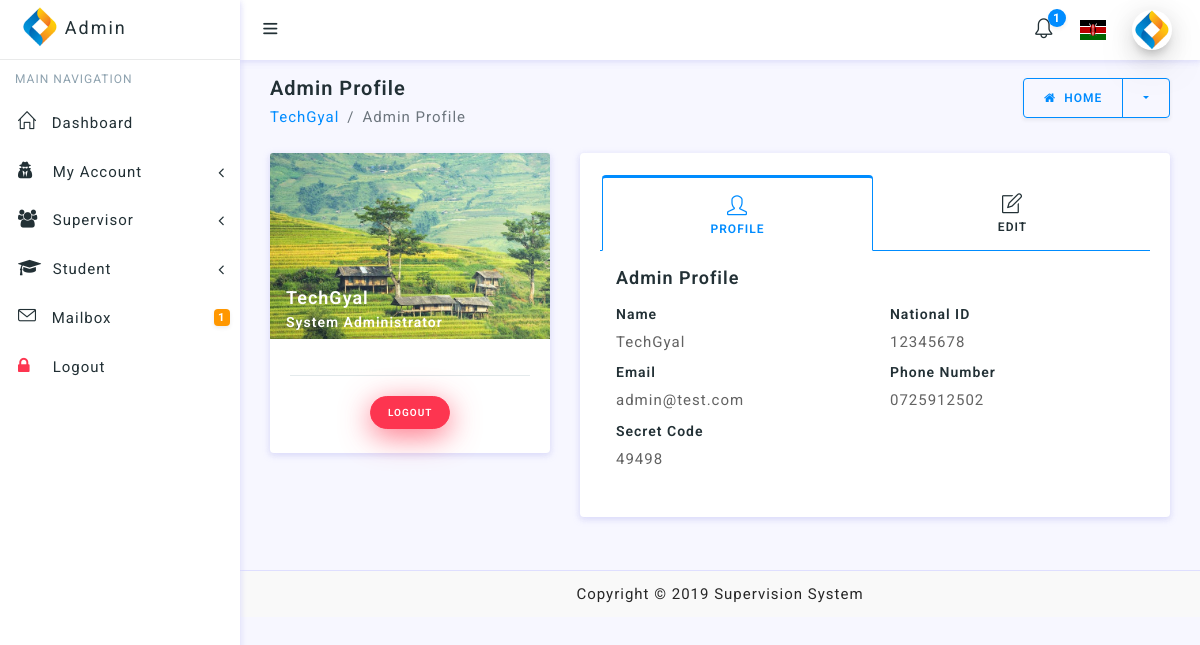
Before: /admin/dashboard/profile.php (signed in) with the older database file.
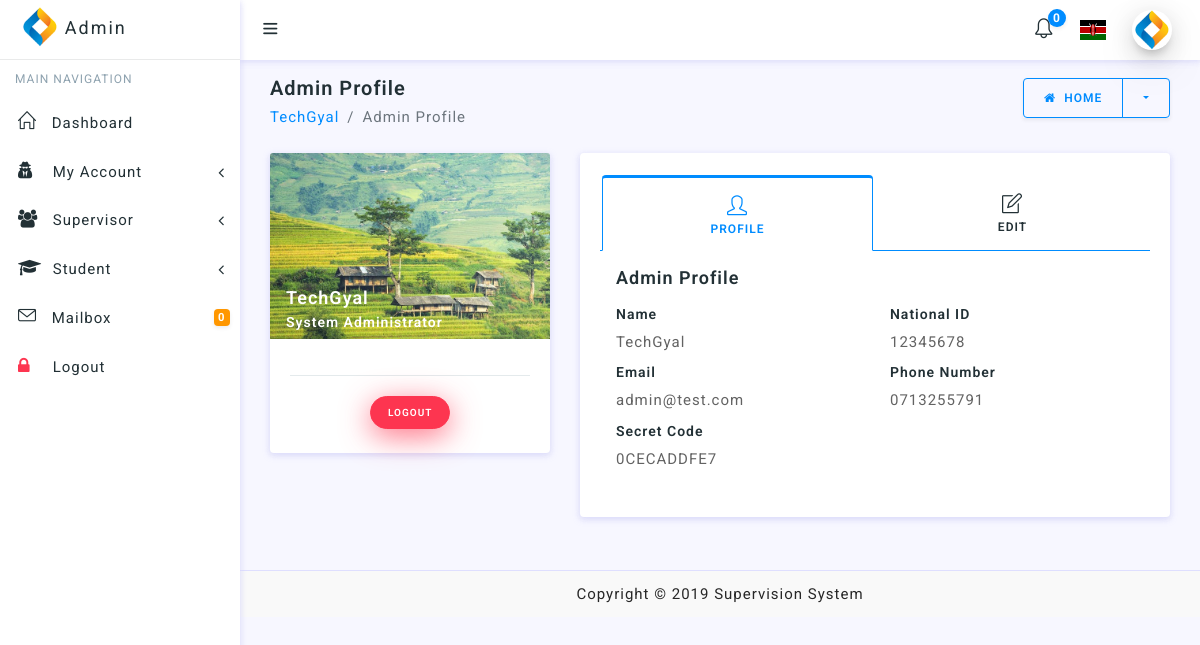
After: the same page with the newer database file.
### tables this page shows
CREATE TABLE `admin_table` (
  `id` int(11) NOT NULL,
  `admin_name` varchar(255) NOT NULL,
  `email` varchar(255) NOT NULL,
  `phone_number` varchar(255) NOT NULL,
  `national_id` varchar(255) NOT NULL,
  `secret_code` varchar(255) NOT NULL,
  `password` varchar(255) NOT NULL,
  `created_at` datetime NOT NULL
);

### functions/fetch_notifications.php (called while the page is built, shortened)
<?php
$unReadNotifications = $allNotifications = 0;

### admin/sessions/admin_session.php (called while the page is built, shortened)
<?php
require '../../DBConnection/Connection.php';
$admin_check = $_SESSION['login_admin'];
$ses_sql = mysqli_query($connection, "select * from admin_table where national_id='$admin_check'");
$row = mysqli_fetch_assoc($ses_sql);
$admin_name = $row['admin_name'];
$admin_email = $row['email'];
$national_id = $row['national_id'];
$secret_code = $row['secret_code'];
$phone_number = $row['phone_number'];

### inc/appNames.php (called while the page is built, shortened)
<?php
$appName = 'Supervision System';

### admin/dashboard/profile.php (the view, shortened to what this page needs)
<?php
require '../../inc/appNames.php';
require '../sessions/admin_session.php';
require '../../functions/update_profile.php'
?>
<!doctype html>
<html lang="en">
<head>
    <link href="../../inc/main.css" rel="stylesheet" type="text/css"/>
</head>
<body>
<div id="wrapper">
    <?php
    require '../layouts/admin_layout.php';
    ?>
    <div class="content-wrapper">
        <div class="container-fluid">
            <div class="row pt-2 pb-2">
                <div class="col-sm-9">
                    <h4 class="page-title">Admin Profile</h4>
                    <ol class="breadcrumb">
                        <li class="breadcrumb-item"><a href="profile.php"><?php echo $admin_name ?></a></li>
                        <li class="breadcrumb-item active" aria-current="page">Admin Profile</li>
                    </ol>
                </div>
                <div class="col-sm-3">
                    <a href="home.php">
                        <div class="btn-group float-sm-right">
                            <button type="button" class="btn btn-outline-primary waves-effect waves-light"><i
                                        class="fa fa-home mr-1"></i> Home
                            </button>
                            <button type="button"
                                    class="btn btn-outline-primary dropdown-toggle dropdown-toggle-split waves-effect waves-light"
                                    data-toggle="dropdown">
                            </button>
                        </div>
                    </a>
                </div>
            </div>
            <div class="row">
                <div class="col-lg-4">
                    <div class="profile-card-3">
                        <div class="card">
                            <div class="user-fullimage">
                                <img src="../../assets/images/gallery/5.jpg" alt="user avatar" class="card-img-top">
                                <div class="details">
                                    <h5 class="mb-1 text-white ml-3"><?php echo $admin_name ?></h5>
                                    <h6 class="text-white ml-3">System Administrator</h6>
                                </div>
                            </div>
                            <div class="card-body text-center">
                                <hr>
                                <a href="../sessions/admin_logout.php"
                                   class="btn btn-danger shadow-danger btn-sm btn-round waves-effect waves-light m-1">Logout</a>
                            </div>
                        </div>
                    </div>
                </div>
                <div class="col-lg-8">
                    <div class="card">
                        <div class="card-body">
                            <ul class="nav nav-tabs nav-tabs-primary top-icon nav-justified">
                                <li class="nav-item">
                                    <a href="javascript:void();" data-target="#profile" data-toggle="pill"
                                       class="nav-link active"><i class="icon-user"></i> <span
                                                class="hidden-xs">Profile</span></a>
                                </li>
                                <li class="nav-item">
                                    <a href="javascript:void();" data-target="#edit" data-toggle="pill"
                                       class="nav-link"><i class="icon-note"></i> <span
                                                class="hidden-xs">Edit</span></a>
                                </li>
                            </ul>
                            <div class="tab-content p-3">
                                <div class="tab-pane active" id="profile">
                                    <h5 class="mb-3">Admin Profile</h5>
                                    <div class="row">
                                        <div class="col-md-6">
                                            <h6>Name</h6>
                                            <p>
                                                <?php echo $admin_name ?>
                                            </p>
                                            <h6>Email</h6>
                                            <p>
                                                <?php echo $admin_email ?>
                                            </p>
                                            <h6>Secret Code</h6>
                                            <p>
                                                <?php echo $secret_code ?>
                                            </p>
                                        </div>
                                        <div class="col-md-6">
                                            <h6>National ID</h6>
                                            <p>
                                                <?php echo $national_id ?>
                                            </p>
                                            <h6>Phone Number</h6>
                                            <p>
                                                <?php echo $phone_number ?>
                                            </p>
                                        </div>
                                    </div>
                                </div>
                            </div>
                        </div>
                    </div>
                </div>
            </div>
        </div>
    </div>
    <?php
    require('../../inc/footer.php')
    ?>
</div>
</body>
</html>

### admin/layouts/admin_layout.php (shortened to what this page needs)
<?php
require '../../functions/fetch_notifications.php'
?>
<div id="sidebar-wrapper" data-simplebar="" data-simplebar-auto-hide="true">
    <div class="brand-logo">
        <a href="../dashboard/home.php">
            <img src="../../assets/images/logo-icon.png" class="logo-icon" alt="logo icon">
            <h5 class="logo-text">Admin</h5>
        </a>
    </div>
    <ul class="sidebar-menu do-nicescrol">
        <li class="sidebar-header">MAIN NAVIGATION</li>
        <li>
            <a href="../dashboard/home.php" class="waves-effect">
                <i class="icon-home"></i> <span>Dashboard</span>
            </a>
        </li>
        <li>
            <a href="javaScript:void();" class="waves-effect">
                <i class="fa fa-user-secret"></i>
                <span>My Account</span> <i class="fa fa-angle-left pull-right"></i>
            </a>
        </li>
        <li>
            <a href="javaScript:void();" class="waves-effect">
                <i class="fa fa-users"></i>
                <span>Supervisor</span> <i class="fa fa-angle-left pull-right"></i>
            </a>
        </li>
        <li>
            <a href="javaScript:void();" class="waves-effect">
                <i class="fa fa-graduation-cap"></i>
                <span>Student</span> <i class="fa fa-angle-left pull-right"></i>
            </a>
        </li>
        <li>
            <a href="../mailbox/inbox.php" class="waves-effect">
                <i class="icon-envelope"></i>
                <span>Mailbox</span>
                <small class="badge float-right badge-warning"><?php echo number_format($unReadNotifications) ?></small>
            </a>
        </li>
        <li>
            <a href="../sessions/admin_logout.php" class="waves-effect"><i class="fa fa-lock text-danger"></i> <span>Logout</span></a>
        </li>
    </ul>
</div>
<header class="topbar-nav">
    <nav class="navbar navbar-expand fixed-top bg-white">
        <ul class="navbar-nav mr-auto align-items-center">
            <li class="nav-item">
                <a class="nav-link toggle-menu" href="javascript:void();">
                    <i class="icon-menu menu-icon"></i>
                </a>
            </li>
        </ul>
        <ul class="navbar-nav align-items-center right-nav-link">
            <li class="nav-item dropdown-lg">
                <a class="nav-link dropdown-toggle dropdown-toggle-nocaret waves-effect" data-toggle="dropdown"
                   href="../mailbox/inbox.php">
                    <i class="icon-bell"></i><span
                            class="badge badge-primary badge-up"><?php echo number_format($unReadNotifications) ?></span></a>
            </li>
            <li class="nav-item language">
                <a class="nav-link dropdown-toggle dropdown-toggle-nocaret waves-effect" data-toggle="dropdown"
                   href="#"><i class="flag-icon flag-icon-ke"></i></a>
            </li>
            <li class="nav-item">
                <a class="nav-link dropdown-toggle dropdown-toggle-nocaret" data-toggle="dropdown" href="#">
                    <span class="user-profile"><img src="../../assets/images/logo-icon.png" class="img-circle"
                                                    alt="user avatar"></span>
                </a>
            </li>
        </ul>
    </nav>
</header>

### inc/footer.php
<?php
require('appNames.php');
echo '
	<footer class="footer">
      <div class="container">
        <div class="text-center">
          Copyright © ' . date('Y') . ' ' . $appName . '
        </div>
      </div>
    </footer>
	';

### assets/css/sidebar-menu.css (style rules this page uses)
.sidebar-menu { list-style: none; margin: 0; padding: 0; background-color: transparent; }
.sidebar-menu>li { position: relative; margin: 0; padding: 0; }
.sidebar-menu>li>a { padding: 13px 5px 13px 15px; display: block; border-left: 3px solid transparent; color: #223035; font-size: 15px; }
.sidebar-menu>li>a>.fa { width: 20px; }
.sidebar-menu>li .label, .sidebar-menu>li .badge { margin-top: 3px; margin-right: 5px; }
.sidebar-menu li.sidebar-header { padding: 10px 25px 10px 15px; font-size: 12px; color: #8ea2af; }
.sidebar-menu li>a>.fa-angle-left { width: auto; height: auto; padding: 0; margin-right: 10px; margin-top: 3px; }
.sidebar-menu a { color: #b8c7ce; text-decoration: none; }

Changed rows visible on the page:
changed admin_table "TechGyal": secret_code "49498" → "0CECADDFE7"; phone_number "0725912502" → "0713255791"
Other visible differences:
$unReadNotifications: "1" → "0"
